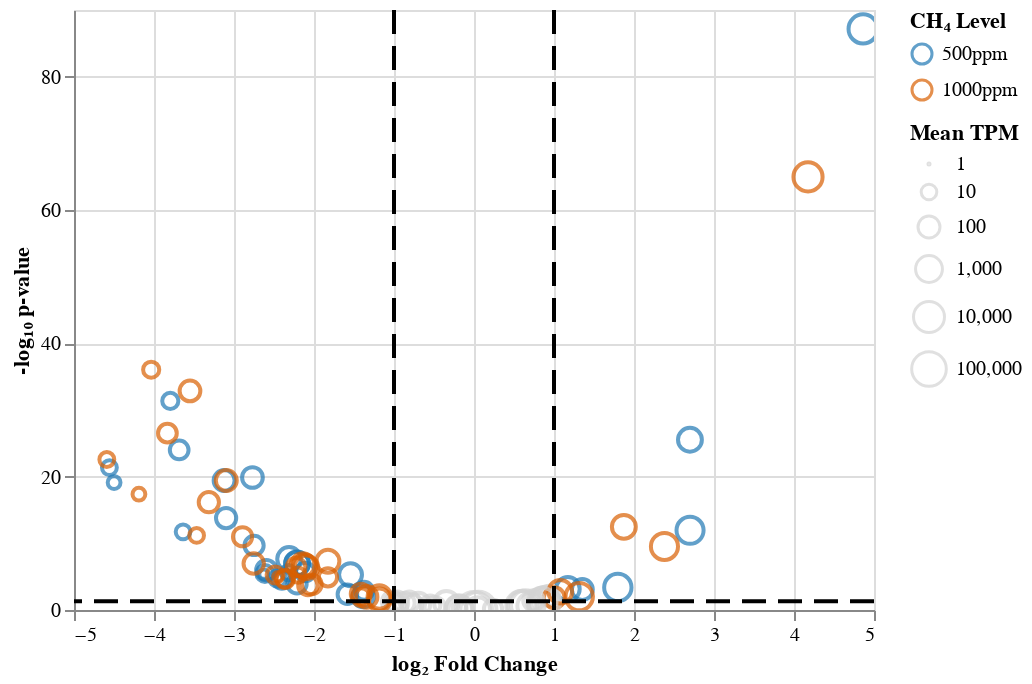

This figure's notebook cell:
### Code cell
v_all = volcano_all_data(df)
v_all
